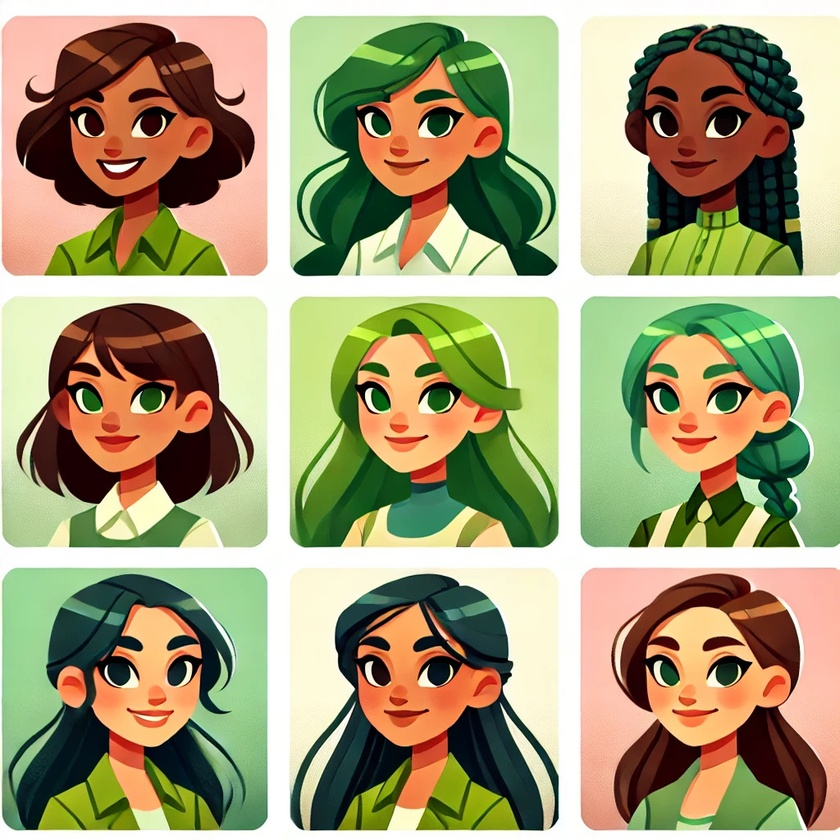
#> input picture animated-female-faces.jpg, 840 x 840 px, shrunk from 1024 x 1024 before the run
$ python splitter.py animated-female-faces.jpg
#> lines starting #> are read from the running program, lines starting #| are printed output that depends on the picture
import os
import sys

from PIL import Image


def split_image_into_files(
	input_image_path, output_directory, prefix,
	rows=3, cols=3, output_format='jpg'
):
	"""
	Splits an image containing a nxn grid into n separate images.

	:param input_image_path: Path to the input image
	:param output_directory: Path to the folder where output images will be saved
	:param prefix: Prefix to be added to each output image filename
	:param rows: Number of rows
	:param cols: Number of columns
	:param output_format: Format and file extension of the output file
	"""
	try:
		# Open the input image
		img = Image.open(input_image_path)
		img_width, img_height = img.size

		# Calculate the size of each grid cell
		cell_width = img_width // cols
		cell_height = img_height // rows

		# Split the image into (rows * cols) separate images
		for row in range(rows):
			print(f"Row {row+1} of {rows} rows:")
			for col in range(cols):
				print(f"\tColumn {col+1} of {cols} columns:")
				# Define the bounding box for each grid cell
				left = col * cell_width
				upper = row * cell_height
				right = left + cell_width
				lower = upper + cell_height
				box = (left, upper, right, lower)

				# Crop the grid cell and save it
				cropped_img = img.crop(box)
				output_filename = f"{prefix}_{row+1}_{col+1}.{output_format}"
				output_filepath = os.path.join(output_directory, output_filename)
				cropped_img.save(output_filepath)
				print(f"\t\tSaved: {output_filepath} [{cropped_img.size[0]}x{cropped_img.size[1]}]")
	except Exception as e:
		print(f"Error: {e}")


def main():
	args = sys.argv[1:]
	if len(args) == 0:
		print(f"Usage:\n\tpython image-splitter.py")
		return

	input_image_path = args[0]
	if not os.path.isfile(input_image_path):
		print(f"Not found: {input_image_path}")
		return

	input_image_dirpath = os.path.dirname(input_image_path)
	output_directory = input_image_dirpath

	input_image_filename = os.path.basename(input_image_path)
	prefix = os.path.splitext(input_image_filename)[0]
	output_format = os.path.splitext(input_image_filename)[1].strip('.')

	rows = 2
	cols = 2

	rest = args[1:]
	for arg in rest:
		parts = arg.split("=")
		if len(parts) == 2:
			key = parts[0].strip()
			value = parts[1].strip()
			match key:
				case 'rows' | 'r':
					rows = int(value)
				case 'cols' | 'c':
					cols = int(value)
				case 'output' | 'o':
					output_directory = value
				case 'prefix':
					prefix = value
				case 'format' | 'f':
					output_format = value
				case _:
					print(f"Invalid arg: '{arg}'")
		else:
			print(f"Invalid arg: '{arg}'")
			return

	# output_directory = "images/output"
	split_image_into_files(input_image_path, output_directory, prefix=prefix, rows=rows, cols=cols, output_format=output_format)
#> in split_image_into_files, img is the input picture: PIL image 840x840 RGB; mean R, G, B 163.3, 157.3, 118.9
#> the loop in split_image_into_files, `for row in range(rows):` made 2 passes
#> pass 1, in split_image_into_files, `cropped_img.save(output_filepath)`:
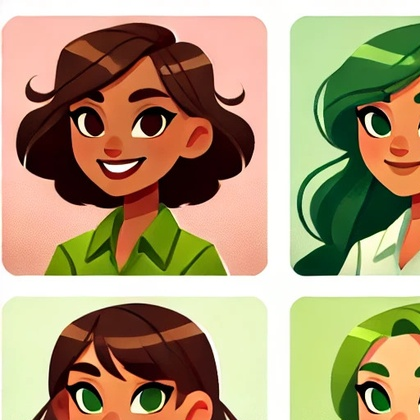
#> saved as animated-female-faces_1_1.jpg: PIL image 420x420 RGB; mean R, G, B 171.5, 152.1, 116.6
#> pass 1, in split_image_into_files, `cropped_img.save(output_filepath)`:
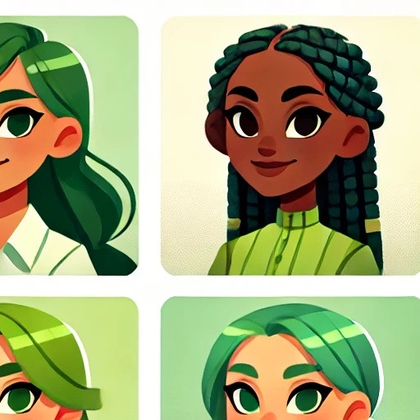
#> saved as animated-female-faces_1_2.jpg: PIL image 420x420 RGB; mean R, G, B 164.2, 171.6, 127.5
#> pass 2, in split_image_into_files, `cropped_img.save(output_filepath)`:
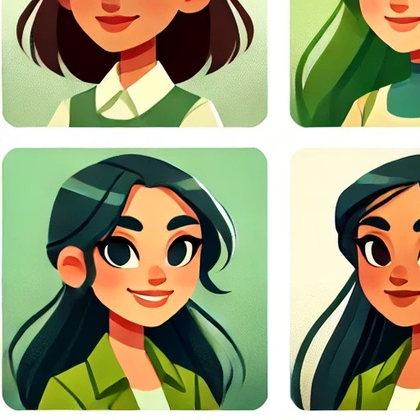
#> saved as animated-female-faces_2_1.jpg: PIL image 420x420 RGB; mean R, G, B 150.8, 153.7, 115.7
#> pass 2, in split_image_into_files, `cropped_img.save(output_filepath)`:
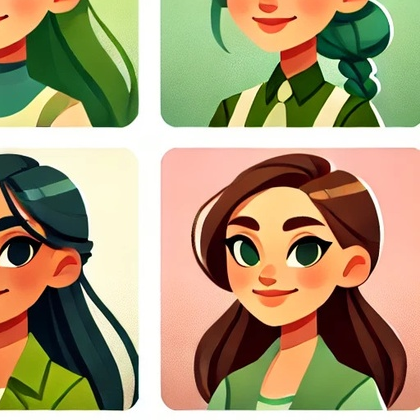
#> saved as animated-female-faces_2_2.jpg: PIL image 420x420 RGB; mean R, G, B 166.6, 151.9, 116


if __name__ == '__main__':
	main()

$ run again, on animated-male-faces.webp
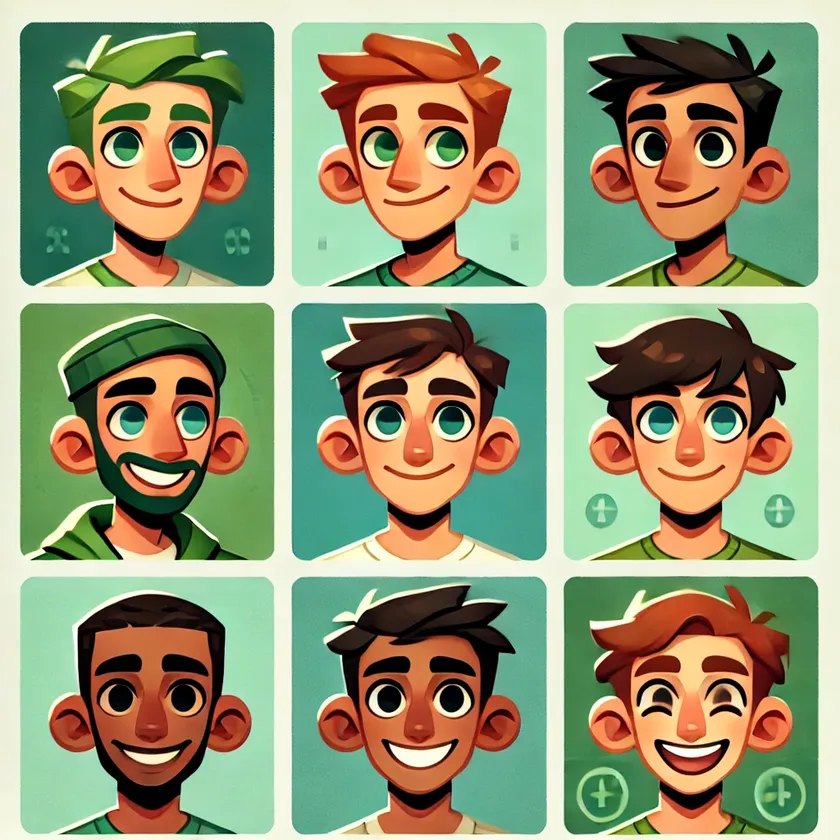
#> input picture animated-male-faces.webp, 840 x 840 px, shrunk from 1024 x 1024 before the run
#> in split_image_into_files, img is the input picture: PIL image 840x840 RGB; mean R, G, B 147.4, 151.9, 117.1
#> the loop in split_image_into_files, `for row in range(rows):` made 2 passes
#> pass 1, in split_image_into_files, `cropped_img.save(output_filepath)`:
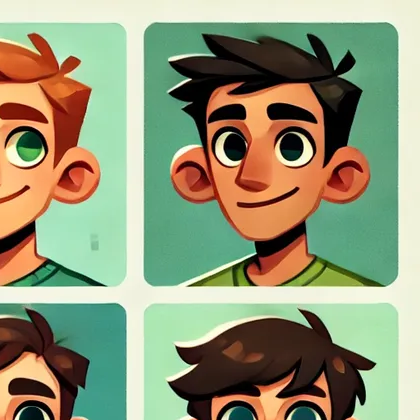
#> saved as animated-male-faces_1_2.webp: PIL image 420x420 RGB; mean R, G, B 145.9, 150.8, 119.5
#> pass 2, in split_image_into_files, `cropped_img.save(output_filepath)`:
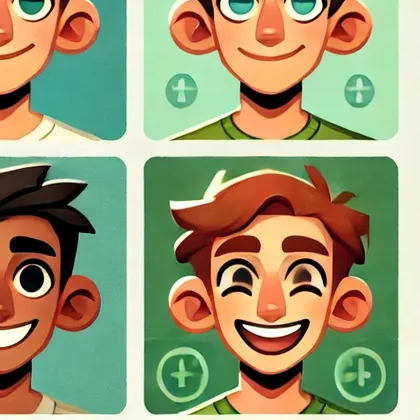
#> saved as animated-male-faces_2_2.webp: PIL image 420x420 RGB; mean R, G, B 154.6, 152.8, 115.5
